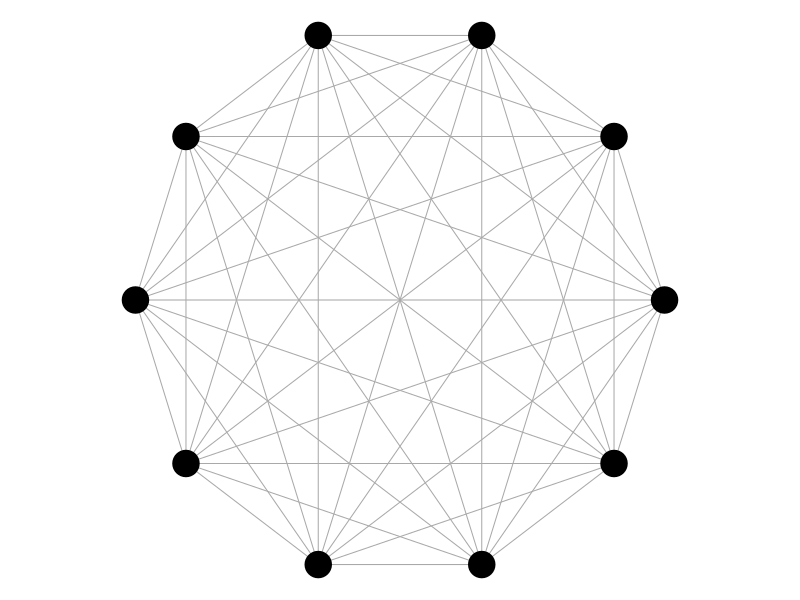

Reproduce this figure in R.
library(igraph)

igraph.options(list(
    vertex.size = 10,
    vertex.label = NA
))

G <- make_full_graph(n = 10)
G$layout <- layout.circle(G)

pdf("full_graph.pdf")
par(mar=rep(0, 4))
plot(G, vertex.color = "black")
dev.off()
